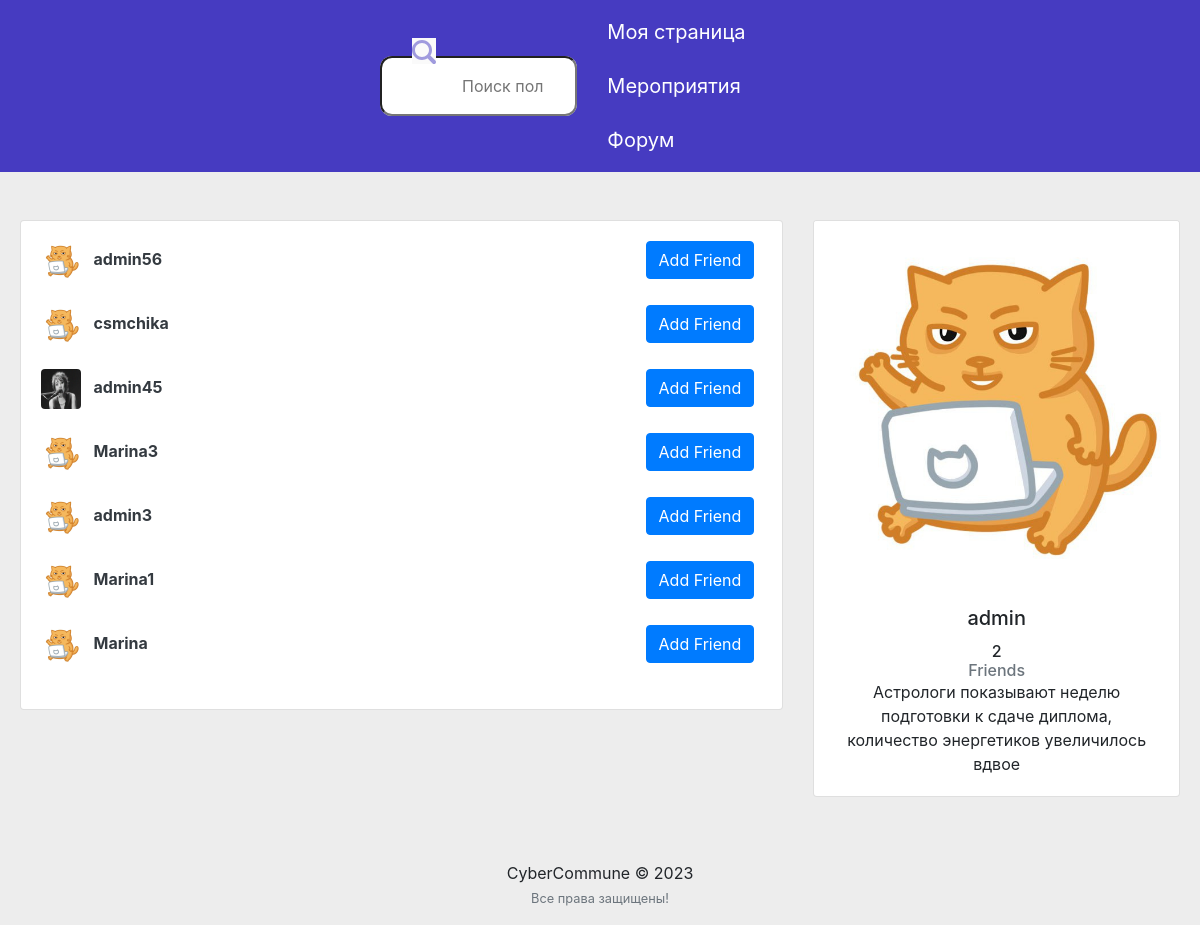
/users/ (signed in), run on the app's committed database.
### users/models.py (models this page shows)
class Profile(models.Model):
    user = models.OneToOneField(User, on_delete=models.CASCADE)
    image = models.ImageField(default='profile_pics/default.png', upload_to='profile_pics')
    slug = AutoSlugField(populate_from='user')
    bio = models.CharField(max_length=255, blank=True)
    spec = models.CharField(max_length=255)
    friends = models.ManyToManyField("Profile", blank=True)
    def __str__(self):
        return str(self.user.username)
    def get_absolute_url(self):
        return "/users/{}".format(self.slug)

### users/views.py (the view)
# urls.py: path('users/', user_views.users_list, name='users_list'),
@login_required
def users_list(request):
    users = Profile.objects.exclude(user=request.user)
    sent_friend_requests = FriendRequest.objects.filter(from_user=request.user)
    my_friends = request.user.profile.friends.all()
    sent_to = []
    friends = []
    for user in my_friends:
        friend = user.friends.all()
        for f in friend:
            if f in friends:
                friend = friend.exclude(user=f.user)
        friends += friend
    for i in my_friends:
        if i in friends:
            friends.remove(i)
    if request.user.profile in friends:
        friends.remove(request.user.profile)
    random_list = random.sample(list(users), min(len(list(users)), 10))
    for r in random_list:
        if r in friends:
            random_list.remove(r)
    friends += random_list
    for i in my_friends:
        if i in friends:
            friends.remove(i)
    for se in sent_friend_requests:
        sent_to.append(se.to_user)
    context = {
        'users': friends,
        'sent': sent_to
    }
    return render(request, "users/users_list.html", context)

### users/templates/users/users_list.html (shortened to what this page needs)
{% extends "feed/layout.html" %} {% load static %}
{% block cssfiles %}
    <link href="{% static 'users/profile.css' %}" rel="stylesheet">
{% endblock cssfiles %}
{% block searchform %}
<form
  class="search"
  action="{% url 'search_users' %}"
  method="get">
  <div class="text-field-icon">
      <input name="q" type="text" placeholder="Поиск пользователей" />
  </div>
        <button type="submit">
        <img src="{% static 'users/search.svg' %}" alt="Поиск">
      </button>
</form>
<nav class="nav">
    <a href="{% url 'my_profile' %}">Моя страница</a>
    <a href="{% url 'events' %}">Мероприятия</a>
    <a href="{% url 'home' %}">Форум</a>
</nav>
{% endblock searchform %}
{% block content %}
<div class="container">
  <div class="row">
    <div class="col-md-8">
      {% if users %}
      <div class="card card-signin my-5">
        <div class="card-body">
          {% for user_p in users %}
          <a href="{{ user_p.get_absolute_url }}"
            ><img
              src="{{ user_p.image.url }}"
              class="rounded mr-2"
              width="40"
              height="40"
              alt=""
          /></a>
          <a class="text-dark" href="{{ user_p.get_absolute_url }}"
            ><b>{{ user_p }}</b></a
          >
          {% if not user_p.user in sent %}
          <small class="float-right">
            <a
              class="btn btn-primary mr-2"
              href="{% url 'send_friend_request' user_p.id %}"
              >Add Friend</a
            >
          </small>
          {% endif %}
          <br /><br />
          {% endfor %}
        </div>
      </div>
      {% else %}
      <h5><i>No new people to add now! Please come back later!</i></h5>
      {% endif %}
    </div>
    <div class="col-md-4">
      <div class="card card-signin my-5">
        <a href="{{ request.user.profile.get_absolute_url }}"
          ><img
            class="card-img-top"
            src="{{ request.user.profile.image.url }}"
            alt=""
        /></a>
        <div class="card-body">
          <h5 class="card-title text-center">{{ request.user }}</h5>
          <h6 class="text-center">
            {{ request.user.profile.friends.count }}
            <p class="text-muted">Friends</p>
          </h6>
          <p class="card-text text-center">{{ request.user.profile.bio }}</p>
        </div>
      </div>
    </div>
  </div>
  {% endblock content %} {% block jsfiles %}{% endblock jsfiles %}

### users/static/users/auth.css (style rules this page uses)
* { margin: 0; padding: 0; }
body { background: #ededed; }
a, button, h1, h2, h3, h4, h5, h6, p { font-family: Inter, sans-serif; margin-bottom: 0; }
a { text-decoration: none; }
.container { max-width: 1160px; margin: 0 auto; padding: 0; }

### users/static/users/profile.css (style rules this page uses)
.search { background: #FAFAFA; border-radius: 12px; width: 370px; height: 60px; }
.search .text-field-icon { height:100%; }
.search input { outline: none; border-radius: 12px; padding: 2px 32px 2px 80px; width: 100%; height: 100%; }
.search button { background: #FAFAFA; position: absolute; top: 38px; left: 412px; border: none; }
.nav { margin-left: 30px; display: flex; flex-direction: row; gap: 30px; }
.nav a { font-weight: 400; font-size: 20px; line-height: 24px; color: #FFFFFF; }
.container { max-width: 1160px; margin: 0 auto; }

### data on the page
Profile: image (placeholder picture), user.username "admin56", shows "Add Friend"
Profile: image (placeholder picture), user.username "csmchika", shows "Add Friend"
Profile: image (picture), user.username "admin45", shows "Add Friend"
Profile: image (placeholder picture), user.username "Marina3", shows "Add Friend"
Profile: image (placeholder picture), user.username "admin3", shows "Add Friend"
Profile: image (placeholder picture), user.username "Marina1", shows "Add Friend"
Profile: image (placeholder picture), user.username "Marina", shows "Add Friend"

### other printed values
{{ request.user }} "admin"
{{ request.user.profile.friends.count }} "2"
{{ request.user.profile.bio }} "Астрологи показывают неделю подготовки к сдаче диплома, количество энергетиков увеличилось вдвое"
